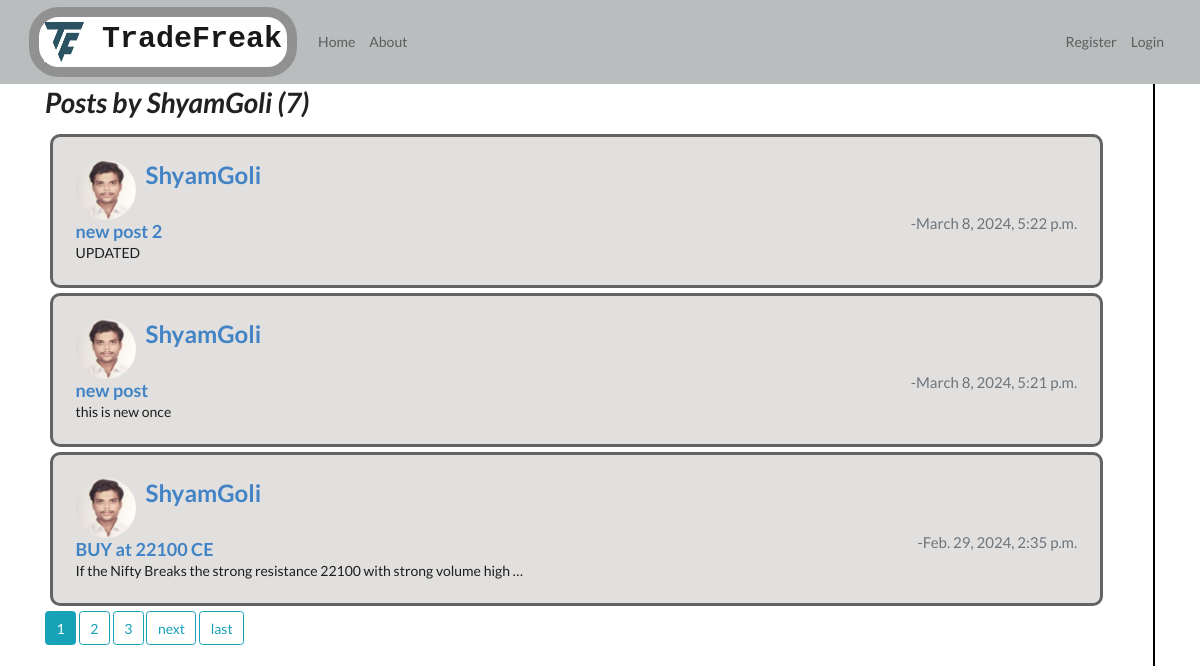
The page /user/ShyamGoli on the database as committed earlier.
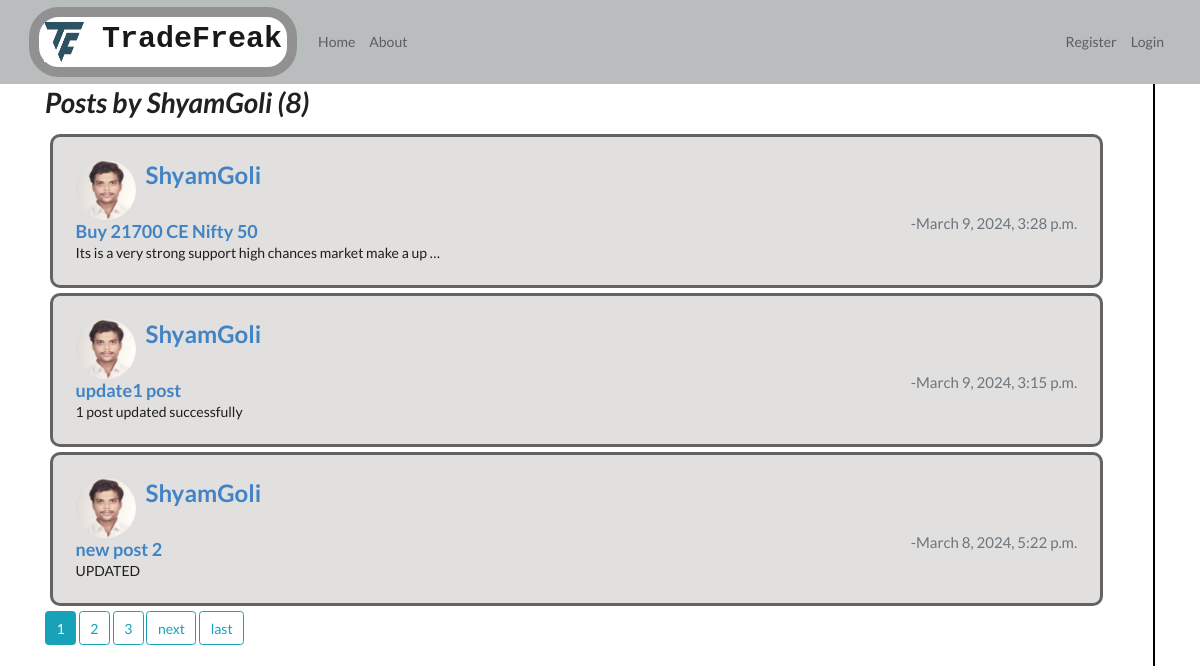
The same page on the database as committed later.
### post/models.py (models this page shows, shortened)
class Post(models.Model):
    Heading = models.CharField(max_length=100)
    Author = models.ForeignKey(User,on_delete = models.CASCADE)  # here we have used User as a foriegn key and models.CASCADE as when we delete the user the related posts should also be deleted.
    PostOn = models.DateTimeField(default=timezone.now) # There are many ways to send as parameter to datetime field, but i particularly used this one so that the time and date will be updated each time the data is updated.
    Description = models.TextField()

### users/models.py (models this page shows, shortened)
class Profile(models.Model):
    user = models.OneToOneField(User,on_delete=models.CASCADE)
    image = models.ImageField(default='default.jpg', upload_to = 'profile_pic' )

### post/views.py (the view)
# urls.py: path('user/<str:username>', UserPostListView.as_view(), name='user_posts'),
class UserPostListView(ListView):
    model = Post
    template_name = 'post/user_posts.html' # here the template required name must be in the format <app>/<model_name>_<view_type>.html  eg: post/Post_list.html
    context_object_name = 'posts'  # Here in class view I don't now in template on which variable I should iterate. so this variable needs to be set.
    paginate_by = 3   #  from django.core.paginator import paginator  here we do not need to import, because it is a class based view.
    def get_queryset(self):
        user = get_object_or_404(User, username = self.kwargs.get('username'))
        return Post.objects.filter(Author = user).order_by('-PostOn')

### post/templates/post/user_posts.html (shortened to what this page needs)
{% extends 'post/base.html' %}
{% block content %}
<div class="cards-section">
    <div class="container">
        <div class='display-cards'>
        <h1 class="mb-3">
            Posts by {{view.kwargs.username}} ({{page_obj.paginator.count}})
        </h1>
        {% for post in posts %}
        <div class="card my-cards" style="width: 18rem;">
            <div class="card-body">
                <div class="d-flex">
                    <img class="rounded-circle account-img img-fluid custom-image" src="{{post.Author.profile.image.url}}" alt="">
                <a href="{% url 'user_posts' post.Author.username %}"><h2 style="margin-left: 10px; ">{{post.Author}}</h2></a>
                </div>
                <div class="d-flex justify-content-between">
                    <a href="{% url 'post_detail' post.id %}"> <h3 class="card-title">{{post.Heading}}</h3></a>
                    <h6 class="card-subtitle mb-2 text-muted"> -{{post.PostOn}}</h6>
                </div>
                <p class="card-text">{{ post.Description|truncatewords:12 }}</p>
            </div>
        </div>
        {% endfor %}
        {% if is_paginated %}
            {% for num in page_obj.paginator.page_range %}
                {% if page_obj.number == num %}
                    <a class="btn btn-info mb-4" href="?page={{num}}">{{num}}</a>
                {% elif num > page_obj.number|add:'-3' and num < page_obj.number|add:'3'%}
                    <a class="btn btn-outline-info mb-4" href="?page={{num}}">{{num}}</a>
                {% endif %}
            {% endfor %}
            {% if page_obj.has_next %}
            <a class="btn btn-outline-info mb-4" href="?page={{page_obj.next_page_number}}">next</a>
            <a class="btn btn-outline-info mb-4" href="?page={{page_obj.paginator.num_pages}}">last</a>
            {% endif %}
        {% endif %}
    </div>
    </div>
</div>
{% endblock %}

Rows that differ between the two databases and show on the page:
no longer on this page (row unchanged): Post: Author.profile.image (picture), Author "ShyamGoli", Heading "new post", PostOn "March 8, 2024, 5:21 p.m.", Description "this is new once"
no longer on this page (row unchanged): Post: Author.profile.image (picture), Author "ShyamGoli", Heading "BUY at 22100 CE", PostOn "Feb. 29, 2024, 2:35 p.m.", Description "If the Nifty Breaks the strong resistance 22100 with strong volume high …"
now on this page (row edited): Post: Author.profile.image (picture), Author "ShyamGoli", Heading "Buy 21700 CE Nifty 50", PostOn "March 9, 2024, 3:28 p.m.", Description "Its is a very strong support high chances market make a up …"
added Post: Author.profile.image (picture), Author "ShyamGoli", Heading "update1 post", PostOn "March 9, 2024, 3:15 p.m.", Description "1 post updated successfully"
Other text that changed with them:
{{ page_obj.paginator.count }}: "7" → "8"
